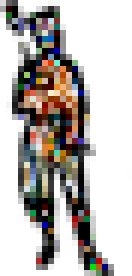
#> input picture _dev/assets/map/army2.png, 22 x 46 px, found by its file name (shown 6 times larger); its folder holds 4 pictures in this run
$ python flip.py
#> lines starting #> are read from the running program, lines starting #| are printed output that depends on the picture
import os
from collections import defaultdict

from PIL import Image


fdir = 'map'
odir = 'map_extend'
W = 42
H = 50

x_corrs = defaultdict(int)
x_corrs['Unit00.png'] = -10
x_corrs['Unit01.png'] = 5
x_corrs['Unit03.png'] = 2
x_corrs['Unit91.png'] = 2


for f in sorted(os.listdir(fdir)):
    filename = os.path.join(fdir, f)
    im = Image.open(filename)
#> im is the input picture: PIL image 22x46 RGBA; mean R, G, B, A 28.1, 23.7, 20, 95

    # paste img
    new_im = Image.new('RGBA', (256, 256+3*H))
#> new_im: PIL image 256x406 RGBA; every value is 0
    new_im.paste(im, (0, 0))
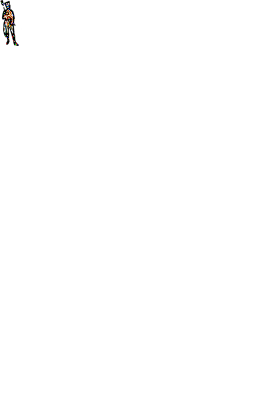
#> new_im: PIL image 256x406 RGBA; mean R, G, B, A 0.3, 0.2, 0.2, 0.9; transparent parts drawn white

    # paste and flip other side
    for j in range(1, 4):
        y = j * H

        for i in range(0, 6):
            x = i * W
            top_part = im.crop((x,y,x+W,y+H))
            top_part = top_part.transpose(Image.FLIP_LEFT_RIGHT)

            #top_part.save(odir+"/"+str(i)+".png")
            new_im.paste(top_part, (x+x_corrs[f], y+4*H))
#> top_part: PIL image 42x50 RGBA; every value is 0

    new_im.save(odir+"/"+f)
#> pass 2 of the loop `for f in sorted(os.listdir(fdir)):`:
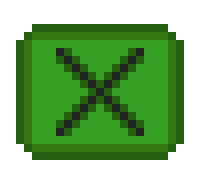
#> input picture _dev/assets/map/army2f.png, 25 x 22 px, found by its file name (shown 8 times larger)
#> im is the input picture: PIL image 25x22 RGBA; mean R, G, B, A 125, 174.3, 112.4, 160
#> `new_im.paste(im, (0, 0))`:
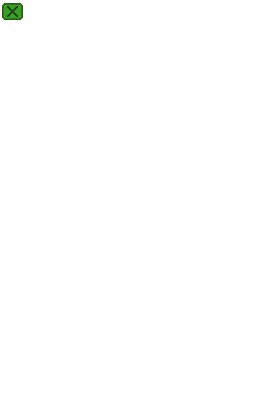
#> new_im: PIL image 256x406 RGBA; mean R, G, B, A 0.7, 0.9, 0.6, 0.8; transparent parts drawn white
#> pass 3 of the loop `for f in sorted(os.listdir(fdir)):`:
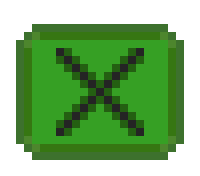
#> input picture _dev/assets/map/army2t.png, 25 x 22 px, found by its file name (shown 8 times larger)
#> im is the input picture: PIL image 25x22 RGBA; mean R, G, B, A 125, 174.3, 112.4, 156
#> `new_im.paste(im, (0, 0))`:
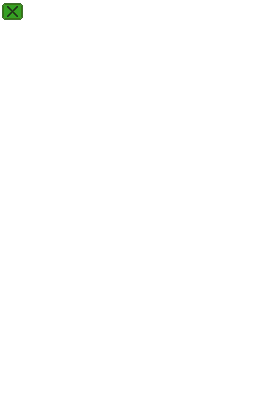
#> new_im: PIL image 256x406 RGBA; mean R, G, B, A 0.7, 0.9, 0.6, 0.8; transparent parts drawn white
#> the loop made 4 passes; the first 3 are shown
